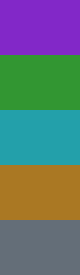
        <widget class="QFrame" name="frame_bottom_west">
         <property name="minimumSize">
          <size>
           <width>80</width>
           <height>0</height>
          </size>
         </property>
         <property name="maximumSize">
          <size>
           <width>80</width>
           <height>16777215</height>
          </size>
         </property>
         <property name="styleSheet">
          <string notr="true">background:rgb(51,51,51);</string>
         </property>
         <property name="frameShape">
          <enum>QFrame::NoFrame</enum>
         </property>
         <property name="frameShadow">
          <enum>QFrame::Plain</enum>
         </property>
         <layout class="QVBoxLayout" name="verticalLayout_3">
          <property name="spacing">
           <number>0</number>
          </property>
          <property name="leftMargin">
           <number>0</number>
          </property>
          <property name="topMargin">
           <number>0</number>
          </property>
          <property name="rightMargin">
           <number>0</number>
          </property>
          <property name="bottomMargin">
           <number>0</number>
          </property>
          <item>
           <widget class="QFrame" name="frame_home">
            <property name="minimumSize">
             <size>
              <width>80</width>
              <height>55</height>
             </size>
            </property>
            <property name="maximumSize">
             <size>
              <width>160</width>
              <height>55</height>
             </size>
            </property>
            <property name="focusPolicy">
             <enum>Qt::WheelFocus</enum>
            </property>
            <property name="frameShape">
             <enum>QFrame::NoFrame</enum>
            </property>
            <property name="frameShadow">
             <enum>QFrame::Plain</enum>
            </property>
            <layout class="QHBoxLayout" name="horizontalLayout_15">
             <property name="spacing">
              <number>0</number>
             </property>
             <property name="leftMargin">
              <number>0</number>
             </property>
             <property name="topMargin">
              <number>0</number>
             </property>
             <property name="rightMargin">
              <number>0</number>
             </property>
             <property name="bottomMargin">
              <number>0</number>
             </property>
             <item>
              <widget class="QPushButton" name="bn_home">
               <property name="minimumSize">
                <size>
                 <width>80</width>
                 <height>55</height>
                </size>
               </property>
               <property name="maximumSize">
                <size>
                 <width>160</width>
                 <height>55</height>
                </size>
               </property>
               <property name="toolTip">
                <string/>
               </property>
               <property name="styleSheet">
                <string notr="true">QPushButton {
	border: none;
	background-color: rgb(130,40,200);
}
QPushButton:hover {
	background-color: rgb(130,90,200);
}
</string>
               </property>
               <property name="text">
                <string/>
               </property>
               <property name="icon">
                <iconset>
                 <normaloff>icons/1x/homeAsset 46.png</normaloff>icons/1x/homeAsset 46.png</iconset>
               </property>
               <property name="iconSize">
                <size>
                 <width>22</width>
                 <height>22</height>
                </size>
               </property>
               <property name="flat">
                <bool>true</bool>
               </property>
              </widget>
             </item>
            </layout>
           </widget>
          </item>
          <item>
           <widget class="QFrame" name="frame_bug">
            <property name="minimumSize">
             <size>
              <width>80</width>
              <height>55</height>
             </size>
            </property>
            <property name="maximumSize">
             <size>
              <width>160</width>
              <height>55</height>
             </size>
            </property>
            <property name="frameShape">
             <enum>QFrame::NoFrame</enum>
            </property>
            <property name="frameShadow">
             <enum>QFrame::Plain</enum>
            </property>
            <layout class="QHBoxLayout" name="horizontalLayout_16">
             <property name="spacing">
              <number>0</number>
             </property>
             <property name="leftMargin">
              <number>0</number>
             </property>
             <property name="topMargin">
              <number>0</number>
             </property>
             <property name="rightMargin">
              <number>0</number>
             </property>
             <property name="bottomMargin">
              <number>0</number>
             </property>
             <item>
              <widget class="QPushButton" name="bn_bug">
               <property name="minimumSize">
                <size>
                 <width>80</width>
                 <height>55</height>
                </size>
               </property>
               <property name="maximumSize">
                <size>
                 <width>160</width>
                 <height>55</height>
                </size>
               </property>
               <property name="toolTip">
                <string/>
               </property>
               <property name="styleSheet">
                <string notr="true">QPushButton {
	border: none;
	background-color: rgb(50,150,50);
}
QPushButton:hover {
	background-color: rgb(100,180,100);
}
</string>
               </property>
               <property name="text">
                <string/>
               </property>
               <property name="icon">
                <iconset>
                 <normaloff>icons/1x/gameAsset 61.png</normaloff>icons/1x/gameAsset 61.png</iconset>
               </property>
               <property name="iconSize">
                <size>
                 <width>22</width>
                 <height>22</height>
                </size>
               </property>
               <property name="flat">
                <bool>true</bool>
               </property>
              </widget>
             </item>
            </layout>
           </widget>
          </item>
          <item>
           <widget class="QFrame" name="frame_cloud">
            <property name="minimumSize">
             <size>
              <width>80</width>
              <height>55</height>
             </size>
            </property>
            <property name="maximumSize">
             <size>
              <width>160</width>
              <height>55</height>
             </size>
            </property>
            <property name="frameShape">
             <enum>QFrame::NoFrame</enum>
            </property>
            <property name="frameShadow">
             <enum>QFrame::Plain</enum>
            </property>
            <layout class="QHBoxLayout" name="horizontalLayout_17">
             <property name="spacing">
              <number>0</number>
             </property>
             <property name="leftMargin">
              <number>0</number>
             </property>
             <property name="topMargin">
              <number>0</number>
             </property>
             <property name="rightMargin">
              <number>0</number>
             </property>
             <property name="bottomMargin">
              <number>0</number>
             </property>
             <item>
              <widget class="QFrame" name="frame_android">
               <property name="minimumSize">
                <size>
                 <width>80</width>
                 <height>55</height>
                </size>
               </property>
               <property name="maximumSize">
                <size>
                 <width>160</width>
                 <height>55</height>
                </size>
               </property>
               <property name="frameShape">
                <enum>QFrame::NoFrame</enum>
               </property>
               <property name="frameShadow">
                <enum>QFrame::Plain</enum>
               </property>
               <layout class="QHBoxLayout" name="horizontalLayout_18">
                <property name="spacing">
                 <number>0</number>
                </property>
                <property name="leftMargin">
                 <number>0</number>
                </property>
                <property name="topMargin">
                 <number>0</number>
                </property>
                <property name="rightMargin">
                 <number>0</number>
                </property>
                <property name="bottomMargin">
                 <number>0</number>
                </property>
                <item>
                 <widget class="QPushButton" name="bn_mods">
                  <property name="minimumSize">
                   <size>
                    <width>80</width>
                    <height>55</height>
                   </size>
                  </property>
                  <property name="maximumSize">
                   <size>
                    <width>160</width>
                    <height>55</height>
                   </size>
                  </property>
                  <property name="toolTip">
                   <string/>
                  </property>
                  <property name="styleSheet">
                   <string notr="true">QPushButton {
	border: none;
	background-color: rgb(35,160,170);
}
QPushButton:hover {
	background-color: rgb(55,190,203);
}
</string>
                  </property>
                  <property name="text">
                   <string/>
                  </property>
                  <property name="icon">
                   <iconset>
                    <normaloff>icons/1x/cloudAsset 48.png</normaloff>icons/1x/cloudAsset 48.png</iconset>
                  </property>
                  <property name="iconSize">
                   <size>
                    <width>24</width>
                    <height>24</height>
                   </size>
                  </property>
                  <property name="flat">
                   <bool>true</bool>
                  </property>
                 </widget>
                </item>
               </layout>
              </widget>
             </item>
            </layout>
           </widget>
          </item>
          <item>
           <widget class="QFrame" name="frame_mods">
            <property name="minimumSize">
             <size>
              <width>80</width>
              <height>55</height>
             </size>
            </property>
            <property name="maximumSize">
             <size>
              <width>160</width>
              <height>55</height>
             </size>
            </property>
            <property name="focusPolicy">
             <enum>Qt::WheelFocus</enum>
            </property>
            <property name="frameShape">
             <enum>QFrame::NoFrame</enum>
            </property>
            <property name="frameShadow">
             <enum>QFrame::Plain</enum>
            </property>
            <layout class="QHBoxLayout" name="horizontalLayout_39">
             <property name="spacing">
              <number>0</number>
             </property>
             <property name="leftMargin">
              <number>0</number>
             </property>
             <property name="topMargin">
              <number>0</number>
             </property>
             <property name="rightMargin">
              <number>0</number>
             </property>
             <property name="bottomMargin">
              <number>0</number>
             </property>
             <item>
              <widget class="QPushButton" name="bn_android">
               <property name="minimumSize">
                <size>
                 <width>80</width>
                 <height>55</height>
                </size>
               </property>
               <property name="maximumSize">
                <size>
                 <width>160</width>
                 <height>55</height>
                </size>
               </property>
               <property name="styleSheet">
                <string notr="true">QPushButton {
	border: none;
	background-color: rgb(170,120,35);
}
QPushButton:hover {
	background-color: rgb(191,150,80);
}
</string>
               </property>
               <property name="text">
                <string/>
               </property>
               <property name="icon">
                <iconset>
                 <normaloff>icons/1x/settAsset 50.png</normaloff>icons/1x/settAsset 50.png</iconset>
               </property>
               <property name="iconSize">
                <size>
                 <width>24</width>
                 <height>24</height>
                </size>
               </property>
               <property name="flat">
                <bool>true</bool>
               </property>
              </widget>
             </item>
            </layout>
           </widget>
          </item>
          <item>
           <widget class="QFrame" name="frame_4">
            <property name="frameShape">
             <enum>QFrame::StyledPanel</enum>
            </property>
            <property name="frameShadow">
             <enum>QFrame::Raised</enum>
            </property>
           </widget>
          </item>
          <item>
           <widget class="QPushButton" name="bn_github">
            <property name="minimumSize">
             <size>
              <width>80</width>
              <height>55</height>
             </size>
            </property>
            <property name="maximumSize">
             <size>
              <width>80</width>
              <height>55</height>
             </size>
            </property>
            <property name="styleSheet">
             <string notr="true">QPushButton {
	border: none;
	background-color: rgb(100,110,120);
}
QPushButton:hover {
	background-color: rgb(140,140,140);
}
</string>
            </property>
            <property name="icon">
             <iconset>
              <normaloff>icons/1x/github.png</normaloff>icons/1x/github.png</iconset>
            </property>
            <property name="iconSize">
             <size>
              <width>45</width>
              <height>45</height>
             </size>
            </property>
           </widget>
          </item>
         </layout>
        </widget>
